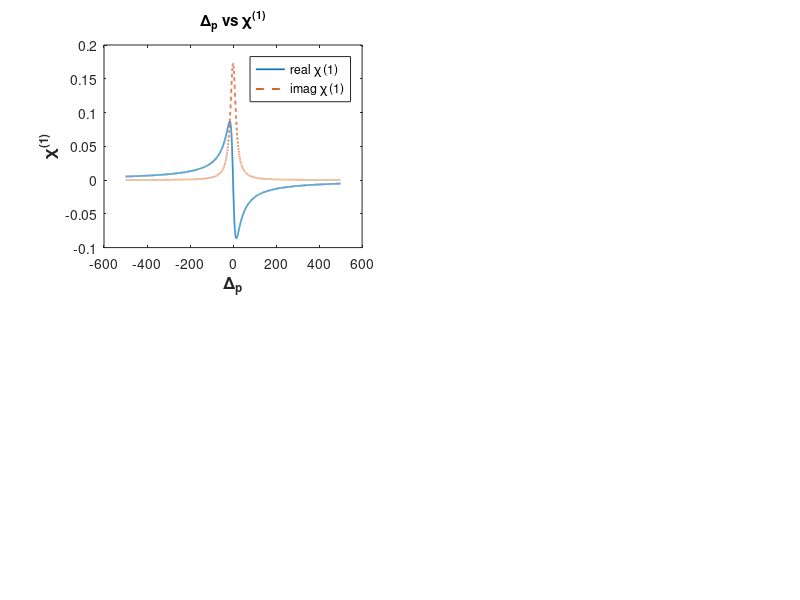

Write MATLAB code to recreate this figure. (Note: this script raises an error after producing the figure.)
clear;
close all;
deltap=-5.0*10^13:0.001*10^13:5.0*10^13;
deltac=0;
deltad=0;
deltab=0;
phi=0;
omegac=2.0*10^12;
omegap=2.84*10^12;
omegad=0*10^12;
omegab=0*10^12;
g21=1.51*10^11;
g31=3.03*10^12;
g41=3.03*10^12;
K=1.24*10^15;
c=3*10^8;
l=6.49*10^12;
X=(deltap-deltab+i*0.5.*g21);
Y=(deltap-deltad+i*0.5.*g31);
Z=(deltap+i*0.5.*g41);
Dp=(X.*Z-abs(omegac).^2);
D=(X.*Y.*Z-Z.*abs(omegac).^2-X.*abs(omegad).^2-Y.*abs(omegab).^2+2*(omegac)*(omegad)*(omegab)*cos(phi));
A=((2.*c.*K)./(omegap));
chi1=((-A.*Dp)./D);
subplot(2,2,1)
plot(deltap./10.^11,real(chi1),'LineWidth',1.2)
hold on;
deltap=-5.0*10^13:0.001*10^13:5.0*10^13;
deltac=0;
deltad=0;
deltab=0;
phi=0;
omegac=2.0*10^12;
omegap=2.84*10^12;
omegad=0*10^12;
omegab=0*10^12;
g21=1.51*10^11;
g31=3.03*10^12;
g41=3.03*10^12;
K=1.24*10^15;
c=3*10^8;
l=6.49*10^12;
X=(deltap-deltab+i*0.5.*g21);
Y=(deltap-deltad+i*0.5.*g31);
Z=(deltap+i*0.5.*g41);
Dp=(X.*Z-abs(omegac).^2);
D=(X.*Y.*Z-Z.*abs(omegac).^2-X.*abs(omegad).^2-Y.*abs(omegab).^2+2*(omegac)*(omegad)*(omegab)*cos(phi));
A=((2.*c.*K)./(omegap));
chi1=((-A.*Dp)./D);
subplot(2,2,1)
plot(deltap./10.^11,imag(chi1),'--','LineWidth',1.3)
xlabel('\Delta_p','Fontsize',12,'Fontweight','bold');
ylabel('\chi^{(1)}','Fontsize',12,'Fontweight','bold');
legend('real \chi^ (1)','imag \chi^ (1)')
title('\Delta_p vs \chi^{(1)}');
gtext('\Omega_b=0 , \Omega_c=2  ,\Omega_d=0','Fontsize',12,'Fontweight','bold','color','blue')
grid on


%plot 2


deltap=-5.0*10^13:0.001*10^13:5.0*10^13;
deltac=1;
deltad=0;
deltab=0;
phi=0;
omegac=3.0*10^12;
omegap=2.84*10^12;
omegad=0*10^12;
omegab=0*10^12;
g21=1.51*10^11;
g31=3.03*10^12;
g41=3.03*10^12;
K=1.24*10^15;
c=3*10^8;
l=6.49*10^12;
X=(deltap-deltab+i*0.5.*g21);
Y=(deltap-deltad+i*0.5.*g31);
Z=(deltap+i*0.5.*g41);
Dp=(X.*Z-abs(omegac).^2);
D=(X.*Y.*Z-Z.*abs(omegac).^2-X.*abs(omegad).^2-Y.*abs(omegab).^2+2*(omegac)*(omegad)*(omegab)*cos(phi));
A=((2.*c.*K)./(omegap));
chi1=((-A.*Dp)./D);
subplot(2,2,2)
plot(deltap./10.^11,real(chi1),'LineWidth',1.2)
hold on;
deltap=-5.0*10^13:0.001*10^13:5.0*10^13;
deltac=1;
deltad=0;
deltab=0;
phi=0;
omegac=3.0*10^12;
omegap=2.84*10^12;
omegad=0*10^12;
omegab=0*10^12;
g21=1.51*10^11;
g31=3.03*10^12;
g41=3.03*10^12;
K=1.24*10^15;
c=3*10^8;
l=6.49*10^12;
X=(deltap-deltab+i*0.5.*g21);
Y=(deltap-deltad+i*0.5.*g31);
Z=(deltap+i*0.5.*g41);
Dp=(X.*Z-abs(omegac).^2);
D=(X.*Y.*Z-Z.*abs(omegac).^2-X.*abs(omegad).^2-Y.*abs(omegab).^2+2*(omegac)*(omegad)*(omegab)*cos(phi));
A=((2.*c.*K)./(omegap));
chi1=((-A.*Dp)./D);
subplot(2,2,2)
plot(deltap./10.^11,imag(chi1),'--','LineWidth',1.3)
xlabel('\Delta_p','Fontsize',12,'Fontweight','bold');
ylabel('\chi^{(1)}','Fontsize',12,'Fontweight','bold');
legend('real \chi^ (1)','imag \chi^ (1)')
title('\Delta_p vs \chi^{(1)}');
gtext('\Omega_b=0 , \Omega_c=3  ,\Omega_d=0','Fontsize',12,'Fontweight','bold','color','blue')
grid on


%plot 3
deltap=-5.0*10^13:0.001*10^13:5.0*10^13;
deltac=0;
deltad=0;
deltab=0;
phi=0;
omegac=4.0*10^12;
omegap=2.84*10^12;
omegad=0*10^12;
omegab=0*10^12;
g21=1.51*10^11;
g31=3.03*10^12;
g41=3.03*10^12;
K=1.24*10^15;
c=3*10^8;
l=6.49*10^12;
X=(deltap-deltab+i*0.5.*g21);
Y=(deltap-deltad+i*0.5.*g31);
Z=(deltap+i*0.5.*g41);
Dp=(X.*Z-abs(omegac).^2);
D=(X.*Y.*Z-Z.*abs(omegac).^2-X.*abs(omegad).^2-Y.*abs(omegab).^2+2*(omegac)*(omegad)*(omegab)*cos(phi));
A=((2.*c.*K)./(omegap));
chi1=((-A.*Dp)./D);
subplot(2,2,3)
plot(deltap./10.^11,real(chi1),'LineWidth',1.2)
hold on;
deltap=-5.0*10^13:0.001*10^13:5.0*10^13;
deltac=0;
deltad=0;
deltab=0;
phi=0;
omegac=2.0*10^12;
omegap=2.84*10^12;
omegad=0*10^12;
omegab=0*10^12;
g21=1.51*10^11;
g31=3.03*10^12;
g41=3.03*10^12;
K=1.24*10^15;
c=3*10^8;
l=6.49*10^12;
X=(deltap-deltab+i*0.5.*g21);
Y=(deltap-deltad+i*0.5.*g31);
Z=(deltap+i*0.5.*g41);
Dp=(X.*Z-abs(omegac).^2);
D=(X.*Y.*Z-Z.*abs(omegac).^2-X.*abs(omegad).^2-Y.*abs(omegab).^2+2*(omegac)*(omegad)*(omegab)*cos(phi));
A=((2.*c.*K)./(omegap));
chi1=((-A.*Dp)./D);
subplot(2,2,3)
plot(deltap./10.^11,imag(chi1),'--','LineWidth',1.3)
xlabel('\Delta_p','Fontsize',13,'Fontweight','bold');
ylabel('\chi^{(1)}','Fontsize',13,'Fontweight','bold');
legend('real \chi^ (1)','imag \chi^ (1)')
title('\Delta_p vs \chi^{(1)}');
gtext('\Omega_b=0 , \Omega_c=4  ,\Omega_d=0','Fontsize',12,'Fontweight','bold','color','blue')
grid on

%plot 4

deltap=-5.0*10^13:0.001*10^13:5.0*10^13;
deltac=2;
deltad=0;
deltab=0;
phi=0;
omegac=1.0*10^12;
omegap=2.84*10^12;
omegad=0*10^12;
omegab=0*10^12;
g21=1.51*10^11;
g31=3.03*10^12;
g41=3.03*10^12;
K=1.24*10^15;
c=3*10^8;
l=6.49*10^12;
X=(deltap-deltab+i*0.5.*g21);
Y=(deltap-deltad+i*0.5.*g31);
Z=(deltap+i*0.5.*g41);
Dp=(X.*Z-abs(omegac).^2);
D=(X.*Y.*Z-Z.*abs(omegac).^2-X.*abs(omegad).^2-Y.*abs(omegab).^2+2*(omegac)*(omegad)*(omegab)*cos(phi));
A=((2.*c.*K)./(omegap));
chi1=((-A.*Dp)./D);
subplot(2,2,4)
plot(deltap./10.^11,real(chi1),'LineWidth',1.2)
hold on;
deltap=-5.0*10^13:0.001*10^13:5.0*10^13;
deltac=2;
deltad=0;
deltab=0;
phi=0;
omegac=2.0*10^12;
omegap=2.84*10^12;
omegad=0*10^12;
omegab=0*10^12;
g21=1.51*10^11;
g31=3.03*10^12;
g41=3.03*10^12;
K=1.24*10^15;
c=3*10^8;
l=6.49*10^12;
X=(deltap-deltab+i*0.5.*g21);
Y=(deltap-deltad+i*0.5.*g31);
Z=(deltap+i*0.5.*g41);
Dp=(X.*Z-abs(omegac).^2);
D=(X.*Y.*Z-Z.*abs(omegac).^2-X.*abs(omegad).^2-Y.*abs(omegab).^2+2*(omegac)*(omegad)*(omegab)*cos(phi));
A=((2.*c.*K)./(omegap));
chi1=((-A.*Dp)./D);
subplot(2,2,4)
plot(deltap./10.^11,imag(chi1),'--','LineWidth',1.3)
xlabel('\Delta_p','Fontsize',13,'Fontweight','bold');
ylabel('\chi^{(1)}','Fontsize',13,'Fontweight','bold');
legend('real \chi^ (1)','imag \chi^ (1)')
title('\Delta_p vs \chi^{(1)}');
gtext('\Omega_b=0 , \Omega_c=1  ,\Omega_d=0','Fontsize',12,'Fontweight','bold','color','blue')
grid on
